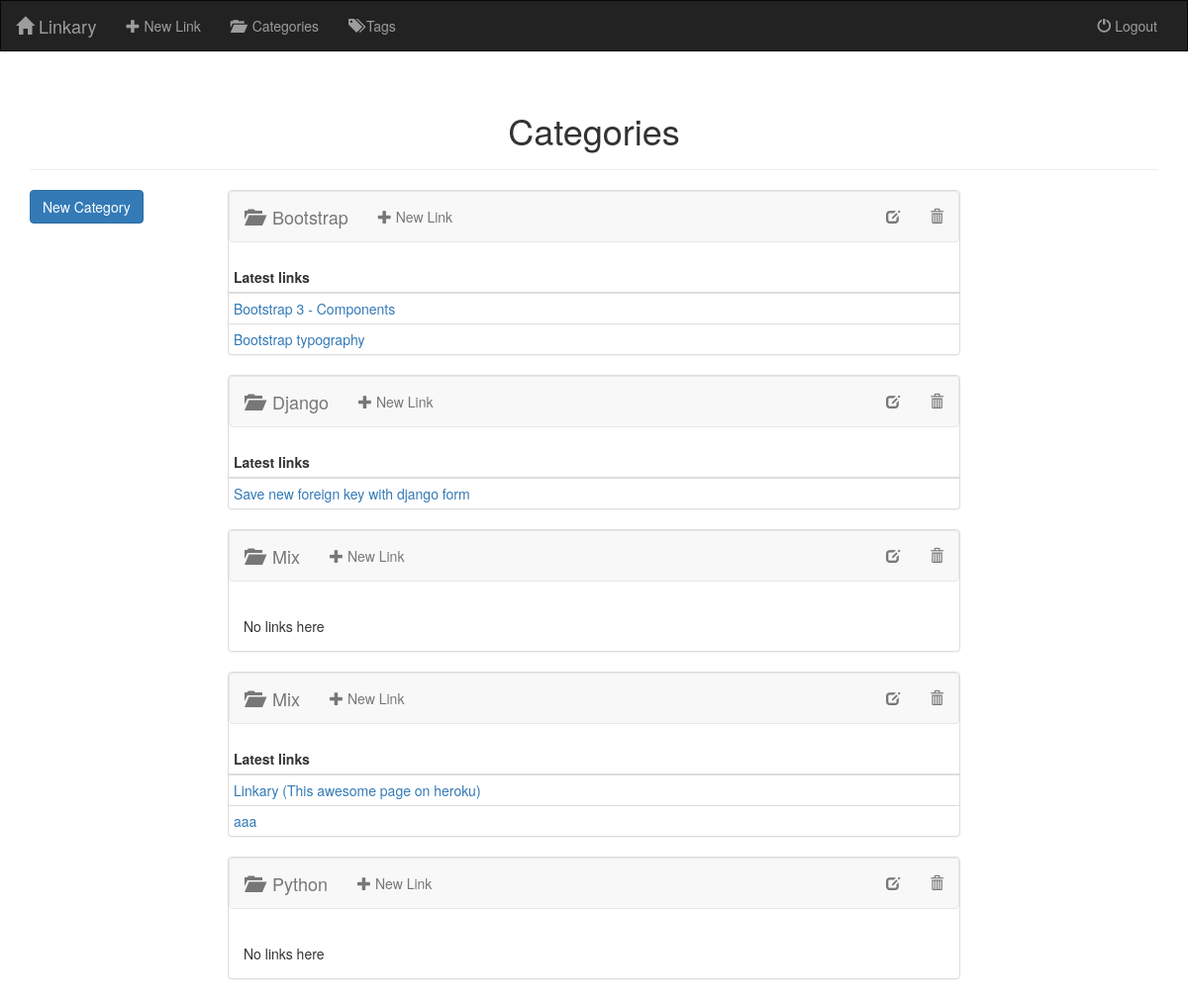
The page /category/ (signed in) on the database as committed earlier.
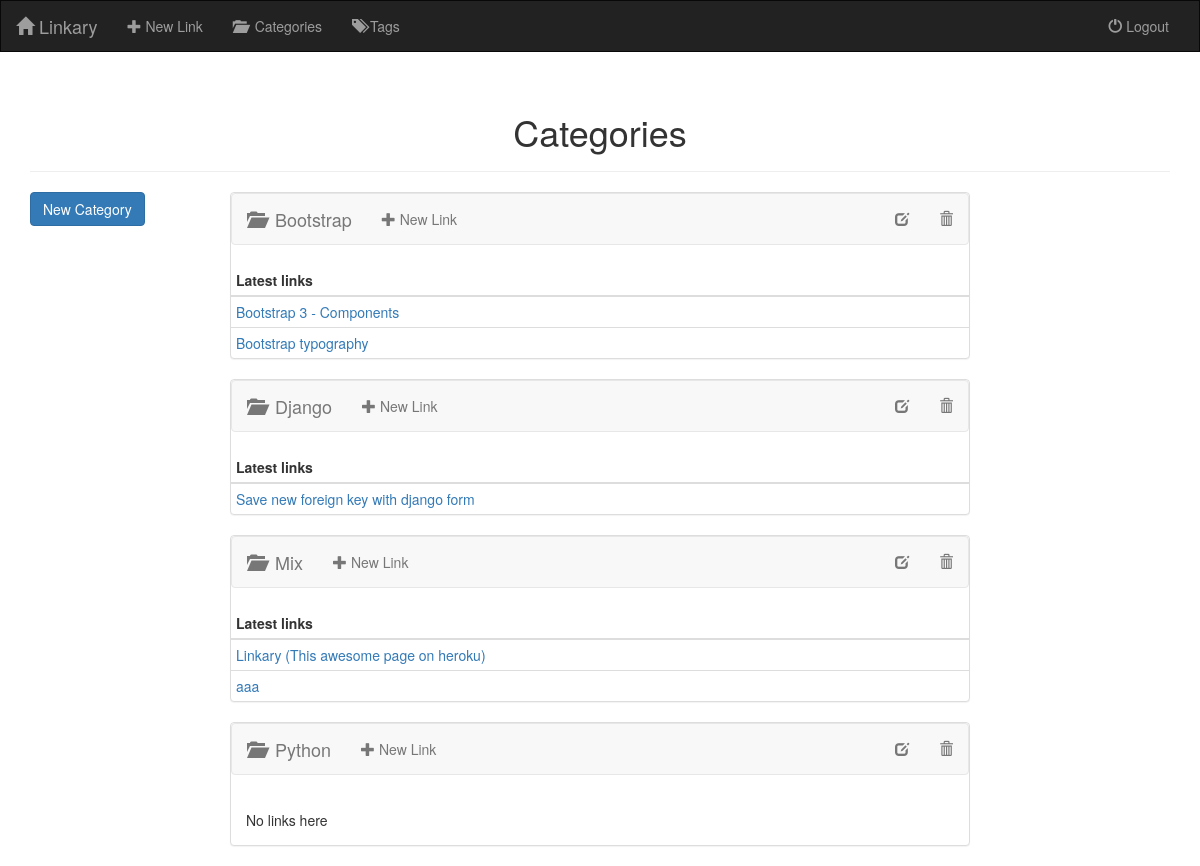
The same page on the database as committed later.
### linkary/models.py (models this page shows, shortened)
class TimedModel(models.Model):
    time_created = models.DateTimeField(auto_now_add=True)
    time_modified = models.DateTimeField(auto_now=True)
    class Meta:
        abstract = True

class Category(TimedModel):
    name = models.CharField(max_length=100)
    class Meta:
        verbose_name_plural = 'Categories'
    def latest_links(self):
        result = self.link_set.order_by('-time_modified')[:10]
        return result

class Link(TimedModel):
    url = models.URLField()
    name = models.CharField(max_length=500)
    author = models.ForeignKey(User, on_delete=models.SET_NULL, blank=True, null=True)
    category = models.ForeignKey(Category, on_delete=models.SET_NULL, blank=True, null=True)
    class Meta:
        get_latest_by = ['time_created']

### linkary/views.py (the view)
# urls.py: path('category/', views.CategoryListView.as_view(), name='category_list'),
class CategoryListView(LoginRequiredMixin, ListView):
    model = models.Category
    ordering = ['name']

### linkary/templates/linkary/category_list.html (shortened to what this page needs)
{% extends 'linkary/base.html' %}
{% block content %}
    <div class="container">
        <div class="page-header">
            <h1 class="text-center">Categories</h1>
        </div>
    </div>
    <div class="container-fluid">
        <div class="row">
            <div class="col-sm-2">
                <div class="container">
                    <a href="{% url 'category_create' %}" class="btn btn-primary">New Category</a>
                </div>
            </div>
            <div class="col-sm-8">
                <div class="container-fluid">
                    <div class="row row-eq-height">
                        {% for category in object_list %}
                            {% include 'linkary/category_thumbnail.html' %}
                        {% empty %}
                            <h3><small>No categories to show</small></h3>
                        {% endfor %}
                    </div>
                </div>
            </div>
        </div>
    </div>
{% endblock %}

### linkary/templates/linkary/category_thumbnail.html
<div class="col-md-12">
    <div class="panel panel-default">
        <div class="navbar navbar-default">
            <div class="container-fluid">
                <div class="navbar-header">
                    <a class="navbar-brand" href="{% url 'category_detail' category.pk %}" title="View details">
                        <span class="glyphicon glyphicon-folder-open"></span>&nbsp;&nbsp;{{ category.name }}
                    </a>
                </div>
                <ul class="nav navbar-nav">
                    <li>
                        <a href="#" title="New Link">
                            <span class="glyphicon glyphicon-plus"></span>
                            New Link
                        </a>
                    </li>
                </ul>
                <ul class="nav navbar-nav navbar-right">
                    <li>
                        <a href="{% url 'category_edit' category.pk %}" title="Edit">
                            <span class="glyphicon glyphicon-edit"></span>
                        </a>
                    </li>
                    <li>
                        <a href="{% url 'category_delete' category.pk %}" title="Delete">
                            <span class="glyphicon glyphicon-trash"></span>
                        </a>
                    </li>
                </ul>
            </div>
        </div>
        {% if category.link_set.count %}
            <table class="table table-condensed">
                <thead>
                    <tr><th>Latest links</th></tr>
                </thead>
                {% for link in category.latest_links %}
                <tr><td><a href="{{ link.url }}">{{ link.name }}</a></td></tr>
                {% endfor %}
            </table>
        {% else %}
            <div class="panel-body">No links here</div>
        {% endif %}
    </div>
</div>

Rows that differ between the two databases and show on the page:
removed Category: name "Mix", shows "No links here"
